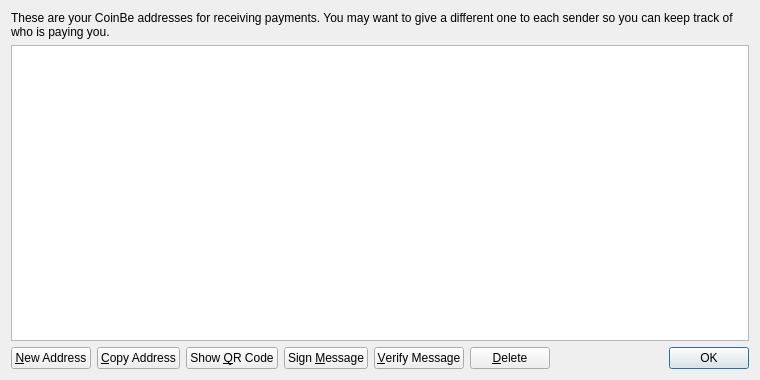
<?xml version="1.0" encoding="UTF-8"?>
<ui version="4.0">
 <class>AddressBookPage</class>
 <widget class="QWidget" name="AddressBookPage">
  <property name="geometry">
   <rect>
    <x>0</x>
    <y>0</y>
    <width>760</width>
    <height>380</height>
   </rect>
  </property>
  <property name="windowTitle">
   <string>Address Book</string>
  </property>
  <layout class="QVBoxLayout" name="verticalLayout">
   <item>
    <widget class="QLabel" name="labelExplanation">
     <property name="text">
      <string>These are your CoinBe addresses for receiving payments. You may want to give a different one to each sender so you can keep track of who is paying you.</string>
     </property>
     <property name="textFormat">
      <enum>Qt::PlainText</enum>
     </property>
     <property name="wordWrap">
      <bool>true</bool>
     </property>
    </widget>
   </item>
   <item>
    <widget class="QTableView" name="tableView">
     <property name="contextMenuPolicy">
      <enum>Qt::CustomContextMenu</enum>
     </property>
     <property name="toolTip">
      <string>Double-click to edit address or label</string>
     </property>
     <property name="tabKeyNavigation">
      <bool>false</bool>
     </property>
     <property name="selectionMode">
      <enum>QAbstractItemView::SingleSelection</enum>
     </property>
     <property name="selectionBehavior">
      <enum>QAbstractItemView::SelectRows</enum>
     </property>
     <property name="sortingEnabled">
      <bool>true</bool>
     </property>
     <attribute name="verticalHeaderVisible">
      <bool>false</bool>
     </attribute>
    </widget>
   </item>
   <item>
    <layout class="QHBoxLayout" name="horizontalLayout">
     <item>
      <widget class="QPushButton" name="newAddressButton">
       <property name="toolTip">
        <string>Create a new address</string>
       </property>
       <property name="text">
        <string>&amp;New Address</string>
       </property>
      </widget>
     </item>
     <item>
      <widget class="QPushButton" name="copyToClipboard">
       <property name="toolTip">
        <string>Copy the currently selected address to the system clipboard</string>
       </property>
       <property name="text">
        <string>&amp;Copy Address</string>
       </property>
      </widget>
     </item>
     <item>
      <widget class="QPushButton" name="showQRCode">
       <property name="text">
        <string>Show &amp;QR Code</string>
       </property>
      </widget>
     </item>
     <item>
      <widget class="QPushButton" name="signMessage">
       <property name="toolTip">
        <string>Sign a message to prove you own a CoinBe address</string>
       </property>
       <property name="text">
        <string>Sign &amp;Message</string>
       </property>
      </widget>
     </item>
     <item>
      <widget class="QPushButton" name="verifyMessage">
       <property name="toolTip">
        <string>Verify a message to ensure it was signed with a specified CoinBe address</string>
       </property>
       <property name="text">
        <string>&amp;Verify Message</string>
       </property>
      </widget>
     </item>
     <item>
      <widget class="QPushButton" name="deleteButton">
       <property name="toolTip">
        <string>Delete the currently selected address from the list</string>
       </property>
       <property name="text">
        <string>&amp;Delete</string>
       </property>
      </widget>
     </item>
     <item>
      <spacer name="horizontalSpacer">
       <property name="orientation">
        <enum>Qt::Horizontal</enum>
       </property>
       <property name="sizeHint" stdset="0">
        <size>
         <width>40</width>
         <height>20</height>
        </size>
       </property>
      </spacer>
     </item>
     <item>
      <widget class="QDialogButtonBox" name="buttonBox">
       <property name="sizePolicy">
        <sizepolicy hsizetype="Maximum" vsizetype="Fixed">
         <horstretch>0</horstretch>
         <verstretch>0</verstretch>
        </sizepolicy>
       </property>
       <property name="standardButtons">
        <set>QDialogButtonBox::Ok</set>
       </property>
      </widget>
     </item>
    </layout>
   </item>
  </layout>
 </widget>
 <resources>
  <include location="../bitcoin.qrc"/>
 </resources>
 <connections/>
</ui>
